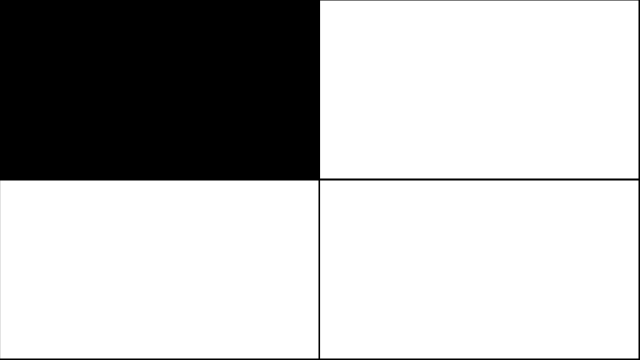
Frame 1 (no input)
Frame 60 (no input): identical to frame 1, image omitted
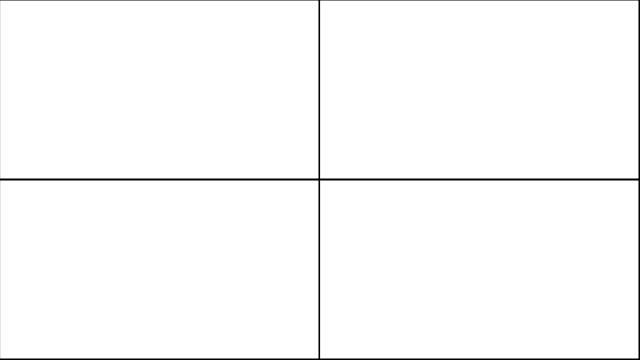
Frame 120 (the mouse pressed at the canvas centre since frame 60)

The p5.js sketch that drew these frames (run headless with seeded random() and noise() and a simulated clock; from frame 60 on, the mouse is pressed at the canvas centre):

// p5.js sketch
// ── sketch.js
// Learning Processing
// Daniel Shiffman
// http://www.learningprocessing.com

// Example 7-4: Using a function that returns a value, distance

function setup() {
  createCanvas(640,360);
}

function draw() {
  background(0);
  stroke(0);
  // Top left square
  fill(distance(0,0,mouseX,mouseY)); // Our distance function is used to calculate a brightness value for each quadrant. 
                                     // We could use the built-in function dist() instead, but we are learning how to write our own functions.
  rect(0,0,width/2 - 1,height/2 - 1);
  // Top right square
  fill(distance(width,0,mouseX,mouseY));
  rect(width/2,0,width/2 - 1,height/2 - 1);
  // Bottom left square
  fill(distance(0,height,mouseX,mouseY));
  rect(0,height/2,width/2 - 1,height/2 - 1);
  // Bottom right square
  fill(distance(width,height,mouseX,mouseY));
  rect(width/2,height/2,width/2 - 1,height/2 - 1);
}

function distance(x1, y1, x2, y2) {
  var dx = x1 - x2;
  var dy = y1 - y2;
  var d = sqrt(dx*dx + dy*dy);
  return d;
}
